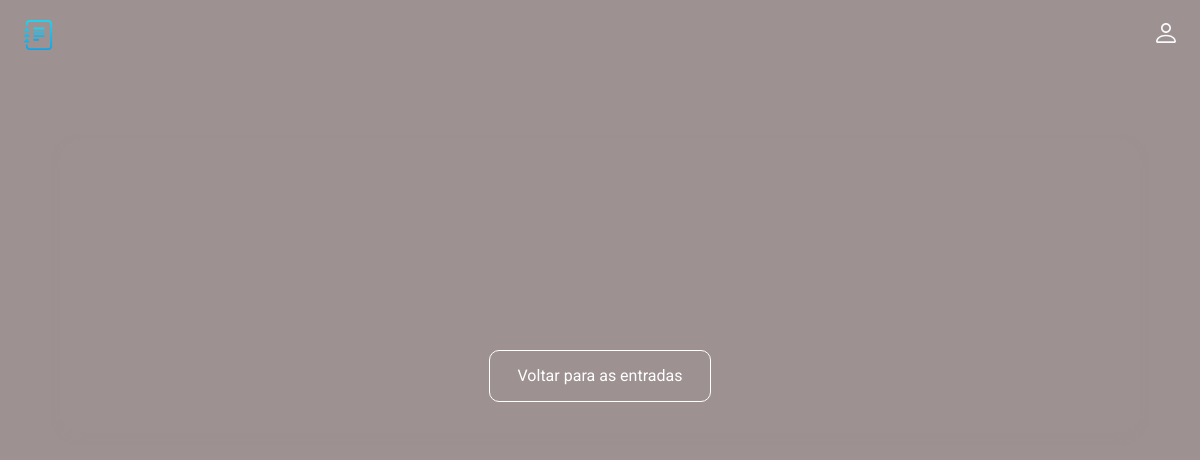
The app's page /card/2, older data.
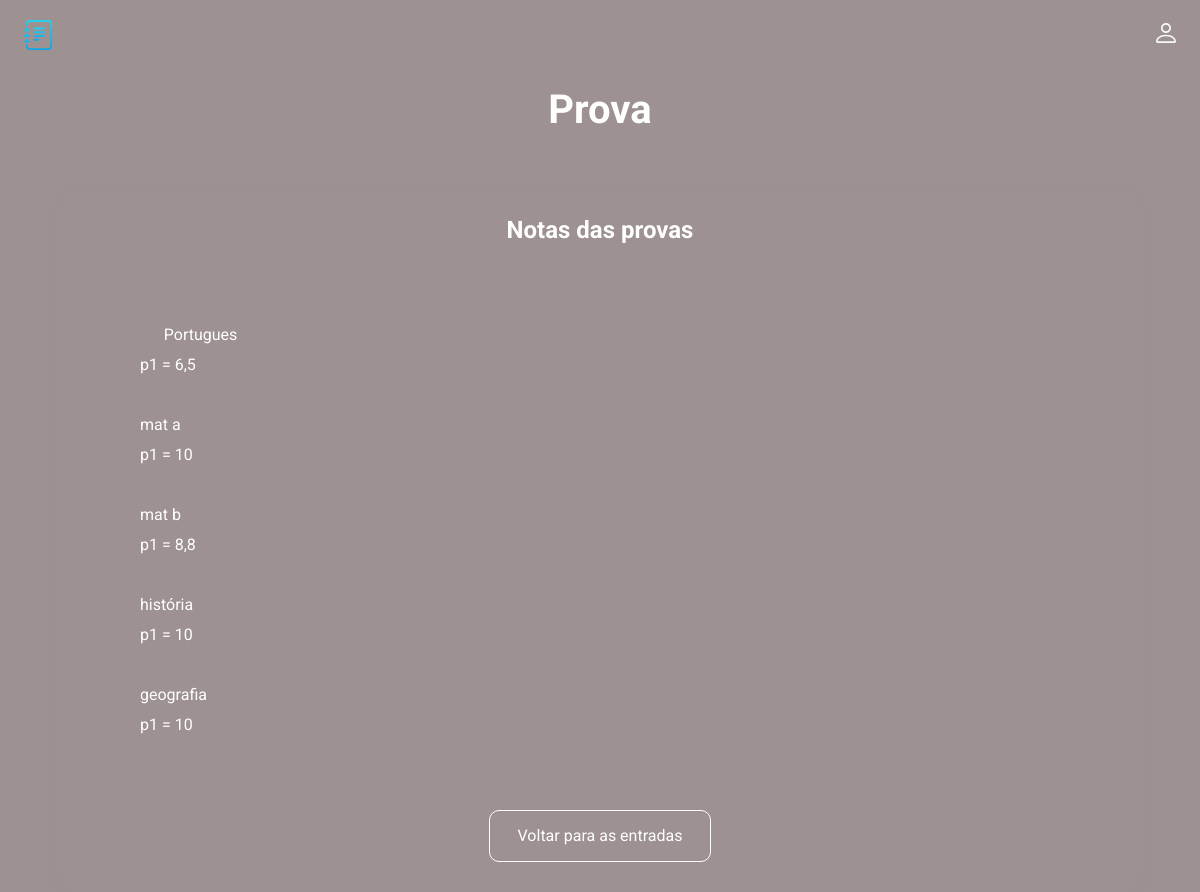
The same page, newer data.
### diary-bra-main-main/main.py (models this page shows, shortened)
class Card(db.Model):
    id = db.Column(db.Integer, primary_key=True)
    title = db.Column(db.String(100), nullable=False)
    subtitle = db.Column(db.String(300), nullable=False)
    text = db.Column(db.Text, nullable=False)
    user_email = db.Column(db.String(100), nullable=False)

### diary-bra-main-main/main.py (the view)
@app.route('/card/<int:id>')
def card(id):
    card = Card.query.get(id)
    return render_template('card.html', card=card)

### diary-bra-main-main/templates/card.html (shortened to what this page needs)
<!doctype html>
<html lang="pt-br">
<head>
  <link rel="stylesheet" href="../static/css/style.css">
</head>
<body>
  <header class="header">
    <img src="../static/img/logo.svg" alt="logo" width="30" height="30">
    <ul class="main-list">
        <li class="list__item">
          <a href="">
            <img src="../static/img/login.svg" alt="entrar" width="20" height="20">
          </a>
    </ul>
  </header>
  <main class="main">
    {% block content %}
    <h1 class="main__title">{{card.title}}</h1>
    <div class="main__block">
      <h2 class="main__subtitle">{{card.subtitle}}</h2>
      <div class="main__text">
      {{card.text}}
      </div>
      <a class="main__link" href="/">Voltar para as entradas</a>
    </div>
  </main>
  {% endblock %}
</body>
</html>

Row changes from the older to the newer data that the page shows:
added Card: title "Prova", subtitle "Notas das provas", text "Portugues p1 = 6,5 mat a p1 = 10 mat b p1 = 8,8 história p1 = 10 geografia p1 = 10"
